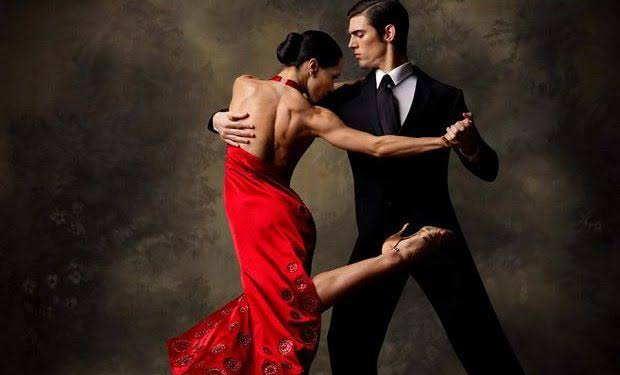
#> input picture Ödev1/tango.jpg, 620 x 375 px
$ python odev1.py
#> lines starting #> are read from the running program, lines starting #| are printed output that depends on the picture
import cv2
import matplotlib.pyplot as plt

foto = cv2.imread('tango.jpg')
#> foto is the input picture: shape (375, 620, 3); mean B, G, R 30.2, 36.5, 59
gri_foto = cv2.cvtColor(foto, cv2.COLOR_BGR2GRAY)
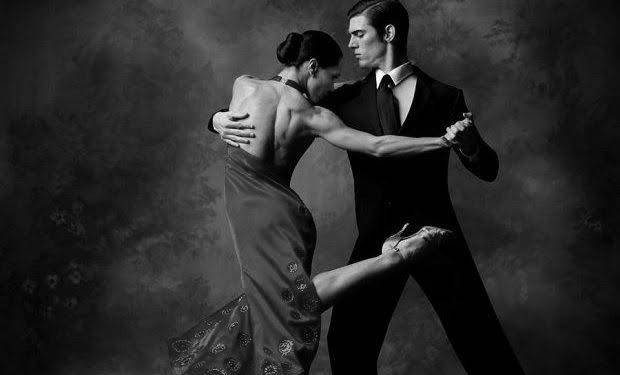
#> gri_foto: shape (375, 620); min 0, max 254, mean 42.5
cv2.imshow("Tango", gri_foto)
histogram = [0] * 256

for satir in gri_foto:
    for sutun in satir:
        histogram[sutun] += 1
#> after the loop, histogram = 256 values, max 16637 at index 1, min 0 at index 233, mean 908.2

plt.figure(figsize=(10, 7))
plt.bar(range(256), histogram, color='red')
plt.title('Görüntü Histogramı')
plt.xlabel('Piksel Değeri')
plt.ylabel('Piksel Sayısı')
plt.show()
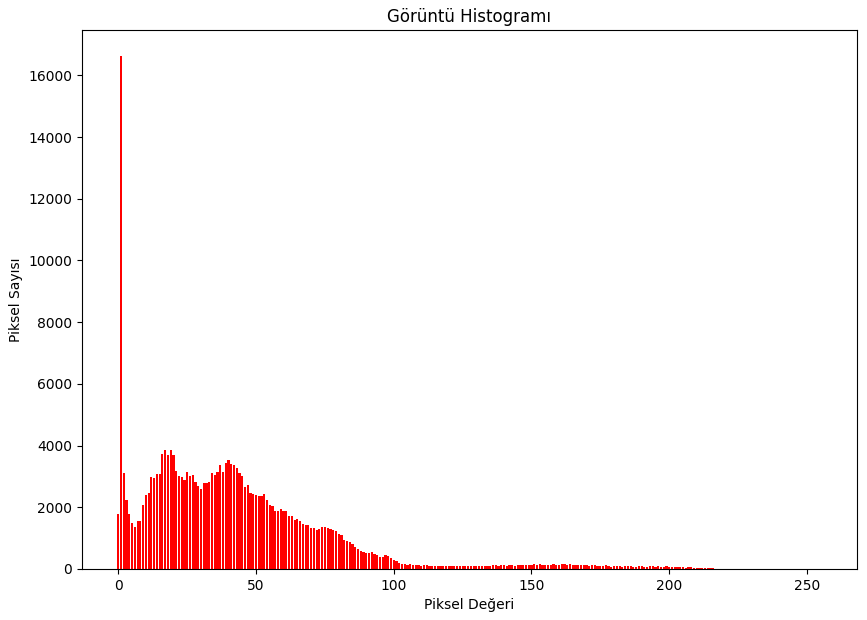
#> figure drawn by matplotlib, 1 panel; tallest bar 16637 high, from x = 0.6 to 1.4
